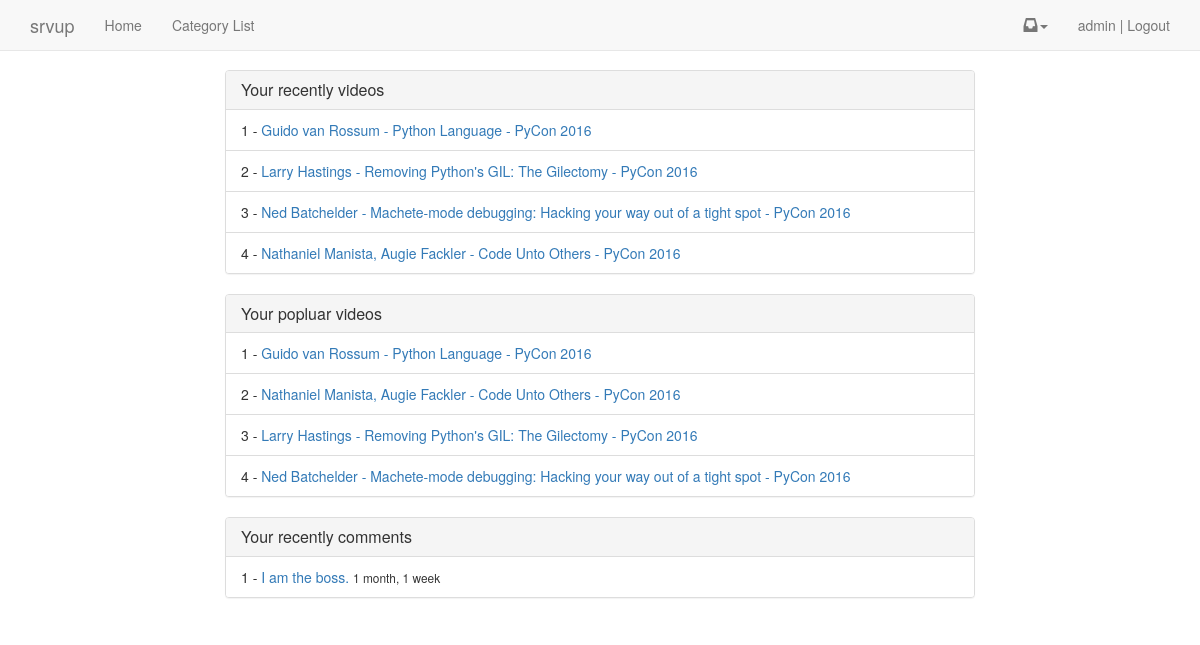
Screenshot of / (signed in) with the database file from the repository.
### account/models.py (models this page shows, shortened)
class MyUser(AbstractBaseUser):
    username = models.CharField(
        max_length=255,
        unique=True,)
    email = models.EmailField(
        max_length=255,
        unique=True,
    )
    first_name = models.CharField(
        max_length=255,
        null=True,
        blank=True)
    last_name = models.CharField(
        max_length=255,
        null=True,
        blank=True)
    is_member = models.BooleanField(default=False, verbose_name='Is Paid Member')
    is_active = models.BooleanField(default=True)
    is_admin = models.BooleanField(default=False)
    objects = MyUserManager()
    USERNAME_FIELD = 'username'
    REQUIRED_FIELDS = ['email']

### video/models.py (models this page shows, shortened)
class Video(models.Model):
    title = models.CharField(max_length=256)
    share_message = models.TextField(default=DEFAULT_MESSAGE, null=True, blank=True)
    ordering = models.PositiveIntegerField(default=1)
    slug = models.SlugField(null=True, blank=True, max_length=256)
    tags = GenericRelation("TaggedItem", null=True, blank=True)
    thumbnail = models.ImageField(upload_to='uploads/%Y/%m/%d',null=True,blank=True)
    upload_vid = models.FileField(upload_to='uploads/%Y/%m/%d',null=True, blank=True)
    embed_code = models.CharField(max_length=500,null=True, blank=True)
    active = models.BooleanField(default=True)
    featured = models.BooleanField(default=False)
    free_preview = models.BooleanField(default=False)
    category = models.ForeignKey("Category", null=True)
    timestamp = models.DateTimeField(auto_now_add=True, auto_now=False, null=True)
    updated = models.DateField(auto_now_add=False, auto_now=True, null=True)
    objects = VideoManager()
    class Meta:
        unique_together = ('slug', 'category')
    def get_absolute_url(self):
        return reverse('video_detail', kwargs={'vid_slug': self.slug,
                                                'cat_slug':self.category.slug })

### comment/models.py (models this page shows, shortened)
class Comment(models.Model):
    text = models.TextField()
    author = models.ForeignKey('account.MyUser')
    parent = models.ForeignKey('self', null=True, blank=True)
    video = models.ForeignKey(Video, null=True, blank=True)
    path = models.CharField(max_length=512)
    timestamp = models.DateTimeField(auto_now=False,auto_now_add=True)
    updated = models.DateTimeField(auto_now=True,auto_now_add=False)
    active = models.BooleanField(default=True)
    objects = CommentManager()
    class Meta:
        ordering = ['-timestamp']
    @property
    def get_preview(self):
        return truncatechars(self.text, 60)
    def get_absolute_url(self):
        return reverse('comment_thread', kwargs={'pk':self.id})

### srvup/views.py (the view, shortened to what this page needs)
# urls.py: url(r'^$', 'srvup.views.home', name='home'),
def home(request):
    if request.user.is_authenticated():
        page_view.send(
            sender=request.user,
            path=request.get_full_path())
        obj_lst = []
        recent_videos = request.user.pageview_set.get_videos()[:6]
        recent_comments = request.user.comment_set.get_recent()
        video_type = ContentType.objects.get_for_model(Video)
        popular_videos_ids = request.user.pageview_set\
            .filter(primary_content_type=video_type)\
            .values_list("primary_object_id")\
            .annotate(the_count=Count("primary_object_id"))\
            .order_by('-the_count')[:6]
        popular_videos = []
        for i in popular_videos_ids:
            popular_videos.append(Video.objects.get(id=i[0]))
        for vid in recent_videos:
            obj =  vid.primary_content_object
            if obj not in obj_lst:
                obj_lst.append(obj)
        if  len(obj_lst) == 0:
            return redirect('category_list')
        context = {
        'obj_lst':obj_lst,
        'recent_comments': recent_comments,
        'popular_videos': popular_videos,
        }
        return render(request, 'home_logged_in.html',context)

### analytics/models.py (called while the page is built)
@receiver(page_view)
def page_view_handler(sender,**kwargs):
    path = kwargs.get('path')
    if sender.is_anonymous():
        new_page_view, created = PageView.objects.get_or_create(path=path,user=None,timestamp=timezone.now())
    else:
        new_page_view, created = PageView.objects.get_or_create(user=sender,path=path, timestamp=timezone.now())
    for option in ("primary_obj", "secondary_obj"):
        obj = kwargs.get(option, None)
        if obj:
            name = option.split('_')[0]
            setattr(new_page_view, '%s_object_id' % (name), obj.id )
            setattr(new_page_view, '%s_content_type' % (name),\
                    ContentType.objects.get_for_model(obj))
            new_page_view.save()
    if not created:
        new_page_view.count += 1
        new_page_view.save()

    def videos(self):
        primary_content_type = ContentType.objects.get_for_model(Video)
        return self.filter(primary_content_type=primary_content_type)

    def get_queryset(self):
        return PageViewQuerySet(self.model, using=self._db)

    def get_videos(self):
        return self.get_queryset().videos()

### comment/models.py (called while the page is built)
    def recent(self):
        try:
            recent_num = settings.DISPLAY_RECENT_COMMENTS_NUM
        except:
            recent_num = 3
        return self.filter(active=True).filter(parent=None)[:recent_num]

    def get_queryset(self):
        return CommentQuerySet(self.model, using=self._db)

    def get_recent(self):
        return self.get_queryset().recent()

### video/models.py (called while the page is built)
    def get_queryset(self):
        return VideoQuerySet(self.model, using=self._db)

### templates/home_logged_in.html (shortened to what this page needs)
{% extends "base.html" %}
{% block content %}
<div class="row">
    {% if obj_lst %}
    <div class="col-sm-8 col-sm-offset-2">
    <div class="panel panel-default">
      <div class="panel-heading">
      <h4 class="panel-title">Your recently videos</h4>
      </div>
      <ul class="list-group">
        {% for video in obj_lst %}
        <li class="list-group-item">
        {{ forloop.counter }} -
            <a href="{{ video.get_absolute_url }}">{{ video.title }}</a>
            <br/>
        </li>
        {% endfor %}
      </ul>
    </div>
    </div>
    {% endif %}
    {% if popular_videos %}
    <div class="col-sm-8 col-sm-offset-2">
    <div class="panel panel-default">
      <div class="panel-heading">
      <h4 class="panel-title">Your popluar videos</h4>
      </div>
      <ul class="list-group">
        {% for video in popular_videos %}
        <li class="list-group-item">
        {{ forloop.counter }} -
            <a href="{{ video.get_absolute_url }}">{{ video.title }}</a>
            <br/>
        </li>
        {% endfor %}
      </ul>
    </div>
    </div>
    {% endif %}
    {% if recent_comments %}
    <div class="col-sm-8 col-sm-offset-2">
    <div class="panel panel-default">
      <div class="panel-heading">
      <h4 class="panel-title">Your recently comments</h4>
      </div>
      <ul class="list-group">
        {% for obj in recent_comments %}
        <li class="list-group-item">
        {{ forloop.counter }} -
            <a href="{{ obj.get_absolute_url }}">{{ obj.get_preview }}</a>  <small>{{obj.timestamp|timesince}}</small>
            <br/>
        </li>
        {% endfor %}
      </ul>
    </div>
    {% endif %}
    </div>
</div>
{% endblock %}

### templates/base.html (shortened to what this page needs)
{% load staticfiles %}
<!DOCTYPE html>
<html lang="en">
  <head>
    <link rel="stylesheet" href="https://maxcdn.bootstrapcdn.com/bootstrap/3.3.1/css/bootstrap.min.css">
    <link href="https://maxcdn.bootstrapcdn.com/font-awesome/4.6.3/css/font-awesome.min.css" rel="stylesheet">
  </head>
  <body>
  {% include 'navbar.html' %}
  <div class="container">
    {% block content %}
    {% endblock %}
  </div>
  </body>
</html>

### templates/extra_head_info.html
{% load staticfiles %}

### templates/navbar.html (shortened to what this page needs)
    <nav class="navbar navbar-default navbar-static-top">
      <div class="container">
        <div class="navbar-header">
          <a class="navbar-brand" href="#">srvup</a>
        </div>
        <div id="navbar" class="navbar-collapse collapse">
          <ul class="nav navbar-nav">
            <li><a href="{% url 'home' %}">Home</a></li>
            <li><a href="{% url 'category_list' %}">Category List</a></li>
          </ul>
          <ul class="nav navbar-nav navbar-right">
          {% if user.is_authenticated %}
             <li class="dropdown">
              <a href="#" class="dropdown-toggle notification-toggle" data-toggle="dropdown" role="button" aria-expanded="false"><span class="glyphicon glyphicon-inbox" aria-hidden="true"></span><span class="caret"></span></a>
            </li>
            <li><a href="{% url 'logout' %}">{{ user }} | Logout</a></li>
            {% else %}
              {% if request.get_full_path == "/" %}
              {% else %}
                <li><a href="{% url 'login' %}">Login</a></li>
                <li><a href="{% url 'register' %}">Register</a></li>
              {% endif %}
          {% endif %}
          </ul>
        </div>
      </div>
    </nav>

### templates/javascript.html (shortened to what this page needs)
{% load staticfiles %}

### rows the page displays
MyUser: username "admin"
Video: title "Guido van Rossum - Python Language - PyCon 2016"
Video: title "Larry Hastings - Removing Python's GIL: The Gilectomy - PyCon 2016"
Video: title "Ned Batchelder - Machete-mode debugging: Hacking your way out of a tight spot - PyCon 2016"
Video: title "Nathaniel Manista, Augie Fackler - Code Unto Others - PyCon 2016"
Comment: get_preview "I am the boss.", timestamp "1 month, 1 week"
